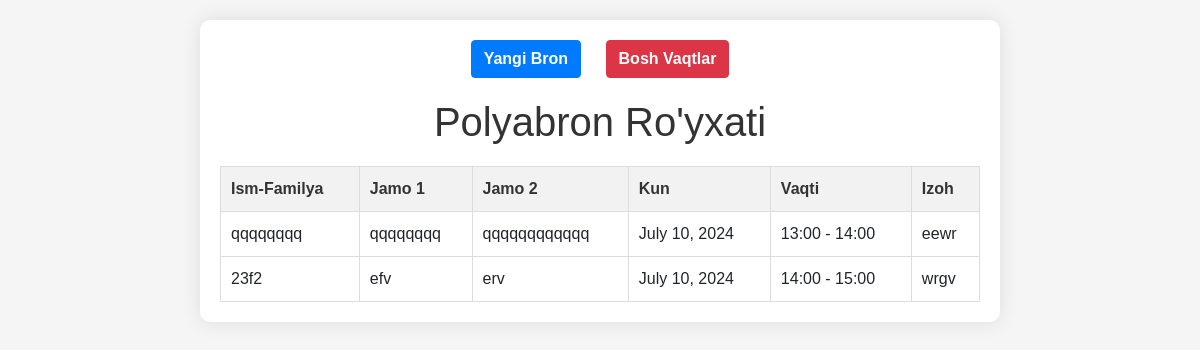
The page /list_polyabron/ on the database its author committed.
### user/models.py (models this page shows, shortened)
class Polyabron(models.Model):
    ismfamilya = models.CharField(max_length=100)
    jamo1 = models.CharField(max_length=100)
    jamo2 = models.CharField(max_length=100)
    kun = models.DateField()
    vaqti = models.ForeignKey(Time, on_delete=models.CASCADE)
    tel_raqam = models.CharField(max_length=15)
    tel_raqam2 = models.CharField(max_length=15)
    izoh = models.TextField(blank=True)
    @staticmethod
    def get_available_slots():
        available_slots = {}
        today = timezone.now().date()
        all_slots = Time.objects.all()
        for i in range(30):
            date = today + timedelta(days=i)
            booked_slots = Polyabron.objects.filter(kun__gte=date).values_list('vaqti_id', flat=True)
            available_slots[date] = [slot for slot in all_slots if slot.id not in booked_slots]
        return available_slots

class Time(models.Model):
    vaqti = models.CharField(max_length=20)
    def __str__(self):
        return self.vaqti

### user/views.py (the view)
# urls.py: path('list_polyabron/', list_polyabron, name='list_polyabron'),
def list_polyabron(request):
    polyabrons = Polyabron.objects.filter(kun__gte=timezone.now().date())
    available_slots = Polyabron.get_available_slots()
    context = {
        'polyabrons': polyabrons,
        'available_slots': available_slots
    }
    return render(request, 'list.html', context=context)

### templates/List.html (shortened to what this page needs)
<!DOCTYPE html>
<html lang="uz">
<head>
    <link rel="stylesheet" href="https://cdnjs.cloudflare.com/ajax/libs/font-awesome/5.15.3/css/all.min.css">
    <link rel="stylesheet" href="https://cdnjs.cloudflare.com/ajax/libs/animate.css/4.1.1/animate.min.css">
    <link rel="stylesheet" href="https://stackpath.bootstrapcdn.com/bootstrap/4.5.2/css/bootstrap.min.css">
</head>
<body>
    <div class="container animate__animated animate__fadeInUp">
        <div class="nav-links">
            <a href="{% url 'create_polyabron' %}" class="btn btn-create">Yangi Bron</a>
            <a href="{% url 'bosh_vaqtlar' %}" class="btn btn-available">Bosh Vaqtlar</a>
        </div>
        <h1>Polyabron Ro'yxati</h1>
        <table>
            <thead>
                <tr>
                    <th>Ism-Familya</th>
                    <th>Jamo 1</th>
                    <th>Jamo 2</th>
                    <th>Kun</th>
                    <th>Vaqti</th>
                    <th>Izoh</th>
                </tr>
            </thead>
            <tbody>
                {% for polyabron in polyabrons %}
                <tr>
                    <td>{{ polyabron.ismfamilya }}</td>
                    <td>{{ polyabron.jamo1 }}</td>
                    <td>{{ polyabron.jamo2 }}</td>
                    <td>{{ polyabron.kun }}</td>
                    <td>{{ polyabron.vaqti }}</td>
                    <td>{{ polyabron.izoh }}</td>
                </tr>
                {% endfor %}
            </tbody>
        </table>
    </div>
</body>
</html>

### templates/List.html (style rules this page uses)
body { font-family: Arial, sans-serif; background-color: #f5f5f5; padding: 20px; }
.container { background-color: #fff; padding: 20px; border-radius: 10px; box-shadow: 0 0 20px rgba(0, 0, 0, 0.1); max-width: 800px; margin: 0 auto; animation: fadeInUp 1s ease-in-out; }
h1 { text-align: center; color: #333; }
table { width: 100%; border-collapse: collapse; margin-top: 20px; }
th, td { padding: 10px; border: 1px solid #ddd; text-align: left; }
th { background-color: #f2f2f2; color: #333; }
.nav-links { margin-bottom: 20px; text-align: center; }
.nav-links a.btn { margin: 0 10px; font-weight: bold; }
.btn-create { background-color: #007bff; border-color: #007bff; color: #fff; }
.btn-available { background-color: #dc3545; border-color: #dc3545; color: #fff; }

### rows shown on the page
Polyabron: ismfamilya "qqqqqqqq", jamo1 "qqqqqqqq", jamo2 "qqqqqqqqqqqq", kun "July 10, 2024", vaqti "13:00 - 14:00", izoh "eewr"
Polyabron: ismfamilya "23f2", jamo1 "efv", jamo2 "erv", kun "July 10, 2024", vaqti "14:00 - 15:00", izoh "wrgv"
